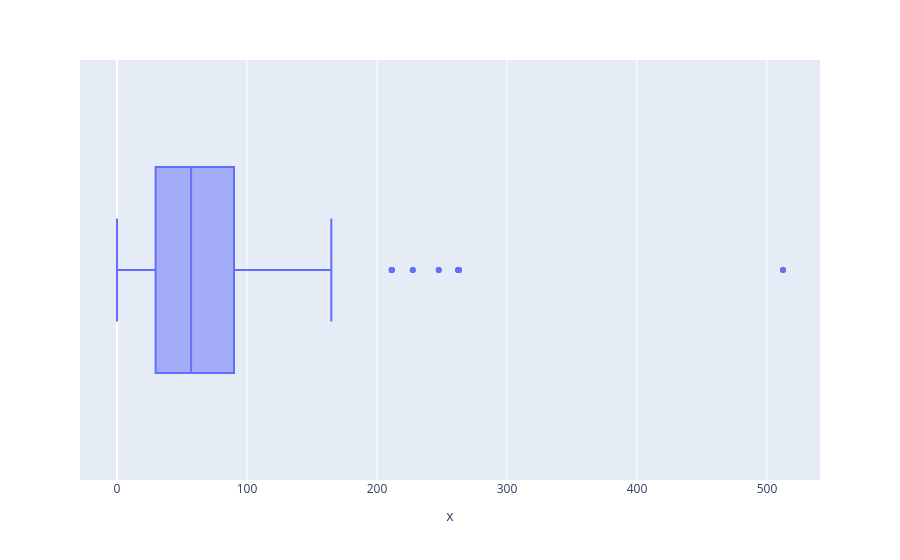

This figure's notebook cell:
### Markdown cell above
### Visualizing Quantitative Data: Box Plots

- Box plots show where most of the data is.
- Usually use 25th and 75th percentiles of the box with "whiskers" capturing rest of data (modulo outliers).

### Code cell
px.box(x=ti['fare'])

### Figure 1 — Plotly figure (JSON) as saved in the notebook; plotly's stock layout.template omitted (floating-point values rounded to 4 significant figures; data arrays with more than 128 entries replaced by an {"elided": "..."} marker saying what was removed)
{"data": [{"alignmentgroup": "True", "hovertemplate": "x=%{x}<extra></extra>", "legendgroup": "", "marker": {"color": "#636efa"}, "name": "", "notched": false, "offsetgroup": "", "orientation": "h", "showlegend": false, "type": "box", "x": {"elided": "182 float values"}, "x0": " ", "xaxis": "x", "y0": " ", "yaxis": "y"}], "layout": {"boxmode": "group", "legend": {"tracegroupgap": 0}, "margin": {"t": 60}, "xaxis": {"anchor": "y", "domain": [0, 1], "title": {"text": "x"}}, "yaxis": {"anchor": "x", "domain": [0, 1]}}}
